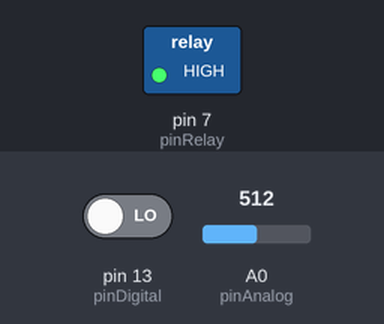
The sketch below on a simulated Arduino Uno, built with avr-gcc and run on an emulated ATmega328P. On the bench: switched loads named in the sketch (green lamp = pin HIGH). The test bench sets the inputs (shaded band); at power-on: A0 (pinAnalog) = 512, pin 13 (pinDigital) LOW. What the sketch prints to the serial monitor is not drawn.

Above: at 2.9 s.
3.0 s: A0 (pinAnalog) set to 688
5.8 s: A0 (pinAnalog) set to 714
At 7.2 s:
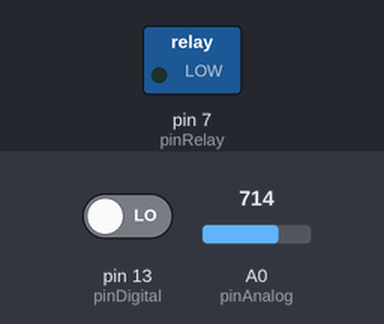
8.6 s: pin 13 (pinDigital) driven HIGH
At 9.2 s:
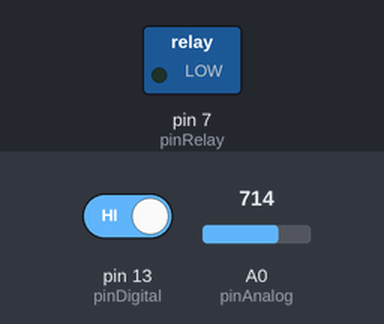
14.3 s: A0 (pinAnalog) set to 416
17.1 s: A0 (pinAnalog) set to 383
At 19.5 s:
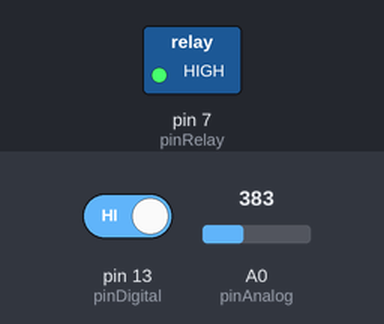
22.8 s: A0 (pinAnalog) set to 511
At 24.3 s:
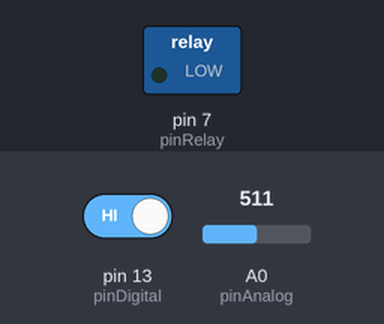
Timing chart, 0 to 25.8 s (numbered marks = the images above; inputs shaded):
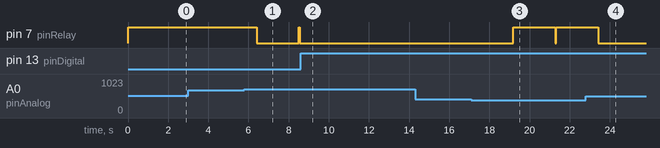

The sketch:

sketch_jan14a.ino
```cpp
#define pinDigital   13
#define pinAnalog    A0
#define pinRelay     7

float AnalogOutput = 0;
float voltage = 0;
int LeituraSensor = 0;

int soloSeco = 700;     // valor alto = seco
int soloUmido = 400;   // valor baixo = molhado

void setup() {
  pinMode(pinDigital, INPUT);
  pinMode(pinRelay, OUTPUT);
  Serial.begin(9600);

  digitalWrite(pinRelay, HIGH); // relé inicia desligado
}

void loop() {

  // Leitura analógica (0 a 1023)
  AnalogOutput = analogRead(pinAnalog);

  // Leitura digital (0 ou 1)
  LeituraSensor = digitalRead(pinDigital);

  // Converte para tensão
  voltage = AnalogOutput * (5.0 / 1023.0);

  Serial.println("------ Leitura do Sensor ------");
  Serial.print("Valor Analogico: ");
  Serial.println(AnalogOutput);

  Serial.print("Tensao: ");
  Serial.print(voltage);
  Serial.println(" V");

  Serial.print("Saida Digital: ");
  Serial.println(LeituraSensor);

  // PRIORIDADE: Usa a saída digital do sensor
  if (LeituraSensor == HIGH) {
    Serial.println("Solo SECO → Irrigação LIGADA 💧");
    digitalWrite(pinRelay, LOW);   // ativa relé
  }
  else {
    Serial.println("Solo UMIDO → Irrigação DESLIGADA");
    digitalWrite(pinRelay, HIGH);  // desativa relé
  }

  // Segurança extra usando a leitura analógica
  if (AnalogOutput > soloSeco) {
    Serial.println("Confirmado por analógico: SOLO SECO");
    digitalWrite(pinRelay, LOW);
  }
  else if (AnalogOutput < soloUmido) {
    Serial.println("Confirmado por analógico: SOLO UMIDO");
    digitalWrite(pinRelay, HIGH);
  }

  Serial.println("------------------------------");
  delay(2000);
}
```

Measured:
- the behaviour switches between 700 and 701 on A0 (pinAnalog) (found by bisection; images 0 and 1)
- the behaviour switches between 400 and 399 on A0 (pinAnalog) (found by bisection; images 2 and 3)
- after the input at 3.0 s, every drawn part: stays the same
- after the input at 5.8 s, pin 7 (pinRelay): HIGH → LOW after 0.61 s, → HIGH 2.1 s later, → LOW 0.04 s later
- after the input at 8.6 s, pin 7 (pinRelay): stops changing and stays LOW
- after the input at 14.3 s, every drawn part: stays the same
- after the input at 17.1 s, pin 7 (pinRelay): LOW → HIGH after 2.1 s, → LOW 2.1 s later, → HIGH 0.04 s later
- after the input at 22.8 s, pin 7 (pinRelay): goes on until 23.4 s, then stays LOW
